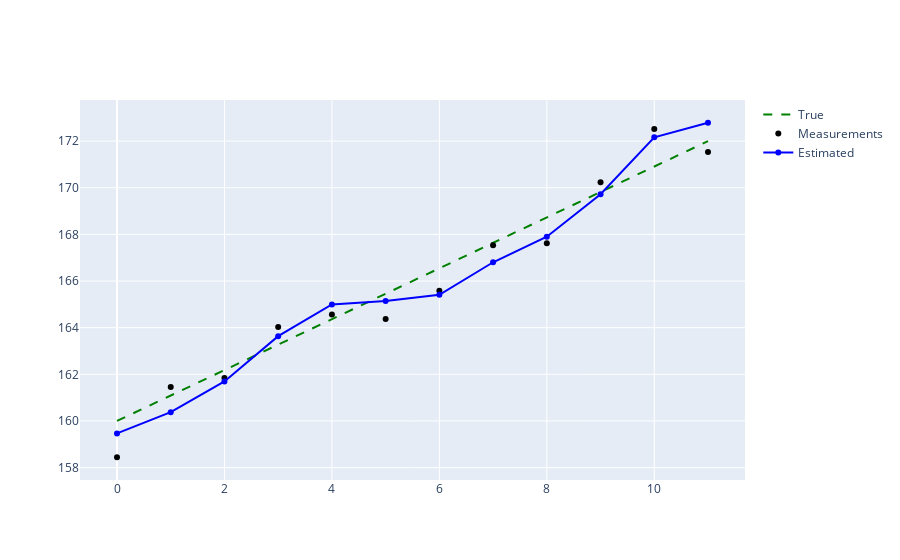

Write notebook code for a chart like this one.
### Code cell
figure = go.Figure(
    data = [
        go.Scatter(
            name = 'True',
            # x = [0, 11],
            y = true_weights,
            mode = 'lines',
            line = go.scatter.Line(
                color = 'green',
                dash = 'dash'
            )
        ),
        go.Scatter(
            name = 'Measurements',
            # x = noisy_trajectory[:,0],
            y = measured_weights,
            mode = 'markers',
            marker = go.scatter.Marker(
                color = 'black'
            )
        ),
        go.Scatter(
            name = 'Estimated',
            # x = noisy_trajectory[1:,0],
            y = estimated_weights,
            line = go.scatter.Line(
                color = 'blue'
            )
        )
    ]
)

figure.show()

### Figure 1 — Plotly figure (JSON) as saved in the notebook; plotly's stock layout.template omitted (floating-point values rounded to 4 significant figures)
{"data": [{"line": {"color": "green", "dash": "dash"}, "mode": "lines", "name": "True", "type": "scatter", "y": [160, 161.1, 162.2, 163.3, 164.4, 165.5, 166.5, 167.6, 168.7, 169.8, 170.9, 172]}, {"marker": {"color": "black"}, "mode": "markers", "name": "Measurements", "type": "scatter", "y": [158.4, 161.5, 161.8, 164.0, 164.6, 164.4, 165.6, 167.5, 167.6, 170.2, 172.5, 171.5]}, {"line": {"color": "blue"}, "name": "Estimated", "type": "scatter", "y": [159.5, 160.4, 161.7, 163.6, 165.0, 165.1, 165.4, 166.8, 167.9, 169.7, 172.2, 172.8]}], "layout": {"autosize": true, "xaxis": {"autorange": true, "range": [-0.7234, 11.72]}, "yaxis": {"autorange": true, "range": [157.4, 173.8], "type": "linear"}}}
